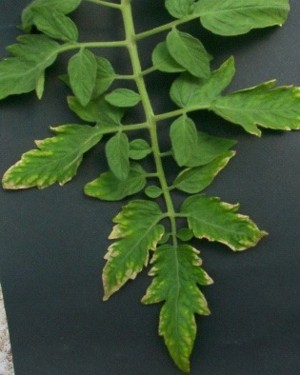
#> input picture samples/Tomato_Leaf_Potassium_Deficiency_1.jpg, 300 x 375 px
$ python main.py --image samples/Tomato_Leaf_Potassium_Deficiency_1.jpg
#> lines starting #> are read from the running program, lines starting #| are printed output that depends on the picture; after the words box and inside, x2 and y2 are one past the last pixel; in counts of white or black regions, pixels touching at a corner belong together
import os
import sys          #Used to exit the program at certain points
import argparse     #Used for parsing the command line

import cv2
import numpy as np

# --- Loading Image ---

def load_image(path:str): #returns numpy array
      img = cv2.imread(path)
#> img is the input picture: shape (375, 300, 3); mean B, G, R 51, 82.1, 60.5
      if img is None:
            raise FileNotFoundError
      return img

# --- Resizing the image ---        #Ensures the thresholds are compatible and to ensure consistency

def resize_image(img):      #returns numpy array
      width = 600           #standard width we use
      h,w = img.shape[:2]   #extracts the hight and width only not channel
#> h = 375; w = 300

      ratio = width/w                               #Finds the ratio we'll use to resize
#> ratio = 2
      new_width = int(w*ratio)
#> new_width = 600
      new_height = int(h*ratio)
#> new_height = 750
      resized = cv2.resize(img,(new_width,new_height)) #resizes the img
      return resized

# --- Extracting Color Features ---
def extract_color_features(resized):  #returns hsv image
      hsv = cv2.cvtColor(resized, cv2.COLOR_BGR2HSV)  #Convert to HSV to ensure better comparison
      avg_hue = np.mean(hsv[:,:,0])                   #Calculate the average hue
      avg_saturation = np.mean(hsv[:,:,1])            #Calculate the average saturation
      avg_value = np.mean(hsv[:,:,2])                 #Calculate the average value

      return{
            "avg_hue": avg_hue,
            "avg_saturation": avg_saturation,         #Returns all values as a dictionary
            "avg_value": avg_value
      }

# --- Creating Mask ---

def create_leaf_mask(img):

      #using a green mask to remove background pixels and isolate the leaf region
      #This is will remove noise and increase accuracy

      hsv = cv2.cvtColor(img, cv2.COLOR_BGR2HSV)
#> hsv: shape (750, 600, 3); mean H, S, V 66.7, 101.7, 82.5

      lower_green = np.array([20, 40, 20])   #lower bound for green in HSV
      upper_green = np.array([120, 255, 255]) #upper bound for green in HSV

      mask = cv2.inRange(hsv, lower_green, upper_green)  #creates the mask
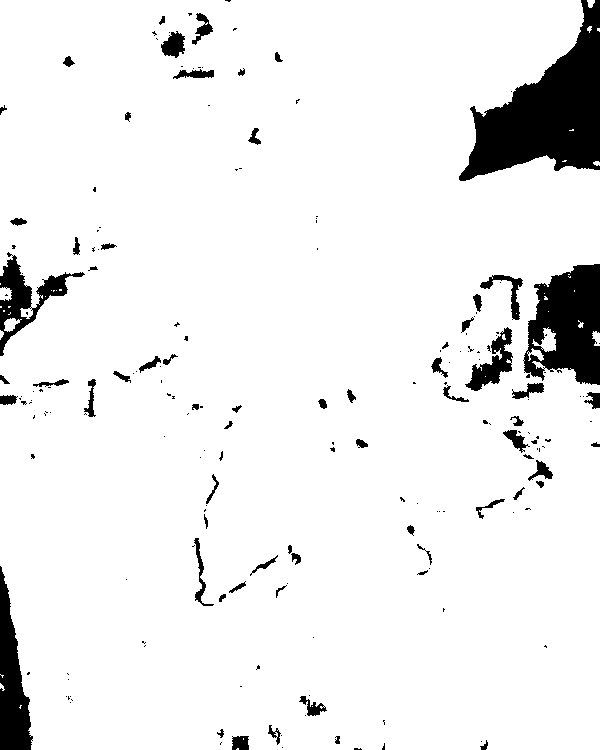
#> mask: shape (750, 600); 92.8% white; 195 black regions (128 under 20 px), largest, box (x1, y1, x2, y2) and area: (459, 0, 600, 181) 12180, (523, 264, 600, 385) 6495, (0, 566, 33, 750) 3409
      mask = cv2.medianBlur(mask, 5)                            #applies a blur to remove some noise
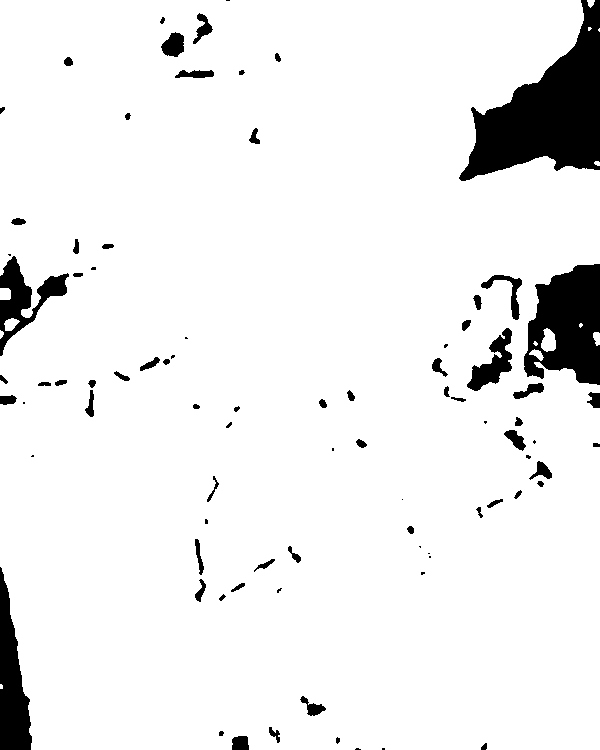
#> mask: shape (750, 600); 93.1% white; 85 black regions (21 under 20 px), largest, box (x1, y1, x2, y2) and area: (459, 0, 600, 181) 12215, (524, 264, 600, 385) 6582, (0, 567, 32, 750) 3420

      masked_img = cv2.bitwise_and(img, img, mask=mask)  #applies the mask to the image
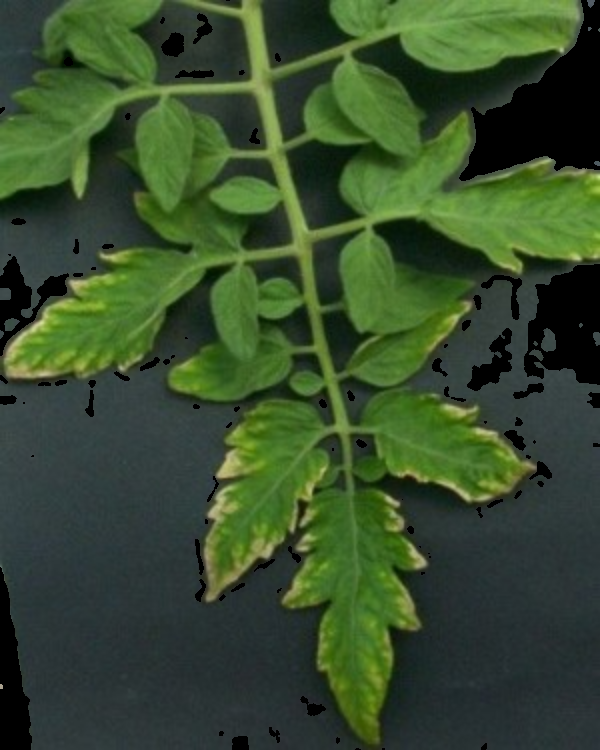
#> masked_img: shape (750, 600, 3); mean B, G, R 45.3, 76.2, 55.1

      return masked_img

# --- Healthy Thresholds ---

def healthy_thresholds():     #returns dict

      #Calculates average color features for healthy images

      healthy_img1 = load_image("samples/Tomato_Healthy_1.jpeg")
      healthy_img2 = load_image("samples/Tomato_Healthy_2.jpeg")
      healthy_img3 = load_image("samples/Tomato_Healthy_3.jpeg")

      healthy_resized1 = resize_image(healthy_img1)
      healthy_resized2 = resize_image(healthy_img2)
      healthy_resized3 = resize_image(healthy_img3)

      healthy_masked1 = create_leaf_mask(healthy_resized1)
      healthy_masked2 = create_leaf_mask(healthy_resized2)
      healthy_masked3 = create_leaf_mask(healthy_resized3)

      healthy_features1 = extract_color_features(healthy_masked1)
      healthy_features2 = extract_color_features(healthy_masked2)
      healthy_features3 = extract_color_features(healthy_masked3)

      avg_healthy_features = {
            "avg_hue": (healthy_features1["avg_hue"] + healthy_features2["avg_hue"] + healthy_features3["avg_hue"]) / 3,
            "avg_saturation":(healthy_features1["avg_saturation"] + healthy_features2["avg_saturation"] + healthy_features3["avg_saturation"]) / 3,
            "avg_value": (healthy_features1["avg_value"] + healthy_features2["avg_value"] + healthy_features3["avg_value"]) / 3
      }

      return avg_healthy_features


# --- Comparing Features ---

def compare_features(healthy, test):   #returns dict
      #calculates the difference between healthy and test images
      return{
            "hue_diff": healthy["avg_hue"] - test["avg_hue"],
            "saturation_diff": healthy["avg_saturation"] - test["avg_saturation"],
            "value_diff": healthy["avg_value"] - test["avg_value"]
      }


# --- Classifying Features ---
def classification(differences):

      hue_diff = differences["hue_diff"]
      saturation_diff = differences["saturation_diff"]
      value_diff = differences["value_diff"]

      # Healthy
      # Very small differences in all channels
      if abs(hue_diff) < 6 and abs(saturation_diff) < 10 and abs(value_diff) < 5: #abs() used to get positive values
            return "The plant appears to be healthy."

      # Nitrogen Deficiency
      # Pale yellow leaves → VERY low saturation & value, hue strongly negative
      if saturation_diff < -40 and value_diff < -40 and hue_diff < -25:
            return "The plant may have Nitrogen Deficiency (Pale yellow leaves detected)."

      # Pottassium Deficiency
      # Brown edges → low saturation, value moderately low, hue only mildly negative
      if saturation_diff < -40 and value_diff < -10 and hue_diff >= -25:
            return "The plant may have Potassium Deficiency."

      # Anomaly
      return "The plant condition is unclear, further analysis may be required (anomaly)."


# --- Parsing Command Line Arguments ---
def parse_arguments():      #Used to parse command line arguments(extract file path for the image user wants to test)
      parser = argparse.ArgumentParser(description="Plant Disease Detection based on Color Features")

      parser.add_argument(
            "--image",
            type=str,
            help="Path to the image to be tested",
            required=True
      )
      args = parser.parse_args()    #parses the arguments
      if not args.image:
            parser.error("No action requested, add --image")  #if no arguments provided, show error

      return args


# --- Main ---
def main():
      path = parse_arguments().image
      try:
            test_img = load_image(path)
      except FileNotFoundError:
            print("Error: Image not found at path",path)
            sys.exit(1)
      test_resized = resize_image(test_img)
      test_masked = create_leaf_mask(test_resized)
      test_features = extract_color_features(test_masked)
#> in extract_color_features, `hsv = cv2.cvtColor(resized, cv2.COLOR_BGR2HSV)`: hsv: shape (750, 600, 3); mean H, S, V 61.3, 99.6, 76.6
#> in extract_color_features, `avg_hue = np.mean(hsv[:,:,0])`: avg_hue = 61.32
#> in extract_color_features, `avg_saturation = np.mean(hsv[:,:,1])`: avg_saturation = 99.56
#> in extract_color_features, `avg_value = np.mean(hsv[:,:,2])`: avg_value = 76.59
#> test_features = {'avg_hue': 61.32, 'avg_saturation': 99.56, 'avg_value': 76.59}
      healthy_features = healthy_thresholds()
      differences = compare_features(healthy_features, test_features)

      print("Hue Difference:", differences["hue_diff"])
      print("Saturation Difference:", differences["saturation_diff"])
      print("Value Difference:", differences["value_diff"])

      result = classification(differences)

      print(result)


if __name__ == "__main__":
#> (the run stopped early here; a loop or call above may not have finished)

$ run again, on samples/Tomato_leaf_Nitrogen_deficiency_1.jpg
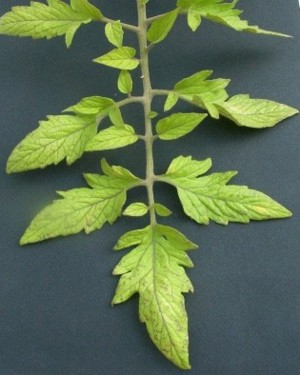
#> input picture samples/Tomato_leaf_Nitrogen_deficiency_1.jpg, 300 x 375 px
#> in load_image, img is the input picture: shape (375, 300, 3); mean B, G, R 80.4, 112.1, 92.7
#> in create_leaf_mask, `mask = cv2.inRange(hsv, lower_green, upper_green)`:
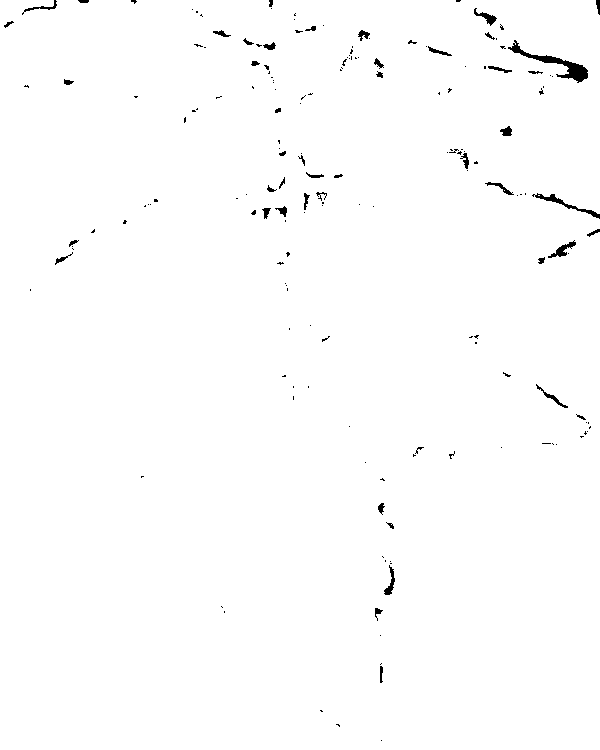
#> mask: shape (750, 600); 99.1% white; 178 black regions (130 under 20 px), largest, box (x1, y1, x2, y2) and area: (508, 40, 588, 83) 672, (532, 193, 600, 219) 266, (548, 240, 576, 258) 161
#> in create_leaf_mask, `mask = cv2.medianBlur(mask, 5)`:
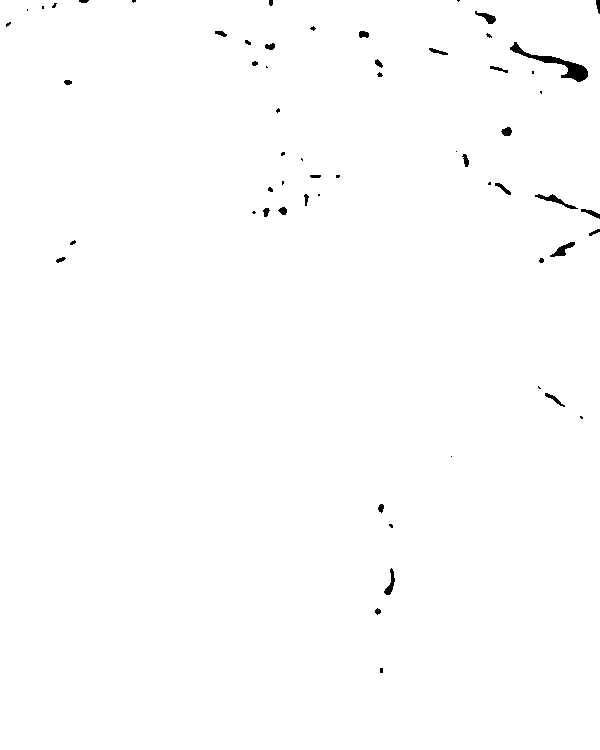
#> mask: shape (750, 600); 99.4% white; 59 black regions (28 under 20 px), largest, box (x1, y1, x2, y2) and area: (510, 42, 588, 82) 657, (535, 194, 578, 209) 169, (550, 242, 575, 257) 146
#> avg_hue = 72.36
#> avg_saturation = 90.68
#> avg_value = 114.2
#> test_features = {'avg_hue': 72.36, 'avg_saturation': 90.68, 'avg_value': 114.2}

$ run again, on samples/daw.jpg
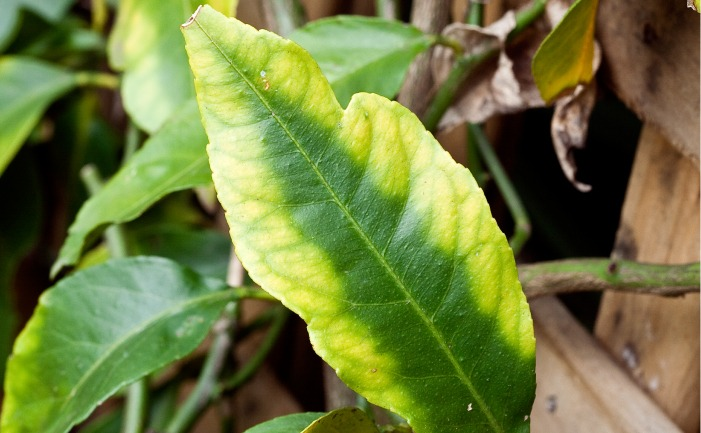
#> input picture samples/daw.jpg, 701 x 433 px
#> in load_image, img is the input picture: shape (433, 701, 3); mean B, G, R 62.6, 122.9, 111.4
#> in create_leaf_mask, `mask = cv2.inRange(hsv, lower_green, upper_green)`:
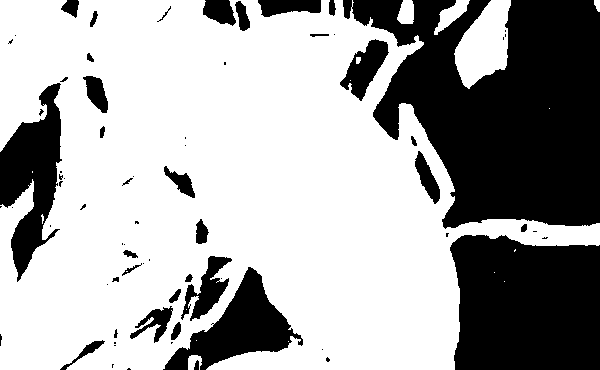
#> mask: shape (370, 600); 65.4% white; 71 black regions (38 under 20 px), largest, box (x1, y1, x2, y2) and area: (343, 0, 600, 229) 38242, (450, 235, 600, 370) 18358, (0, 83, 62, 282) 6333
#> in create_leaf_mask, `masked_img = cv2.bitwise_and(img, img, mask=mask)`:
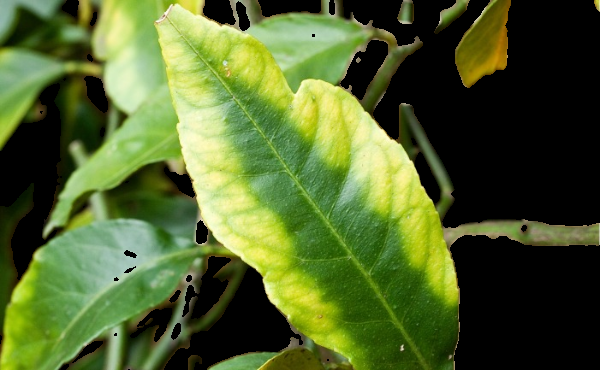
#> masked_img: shape (370, 600, 3); mean B, G, R 44.2, 98.6, 80.1
#> avg_hue = 27.37
#> avg_saturation = 103.2
#> avg_value = 99.17
#> test_features = {'avg_hue': 27.37, 'avg_saturation': 103.2, 'avg_value': 99.17}
